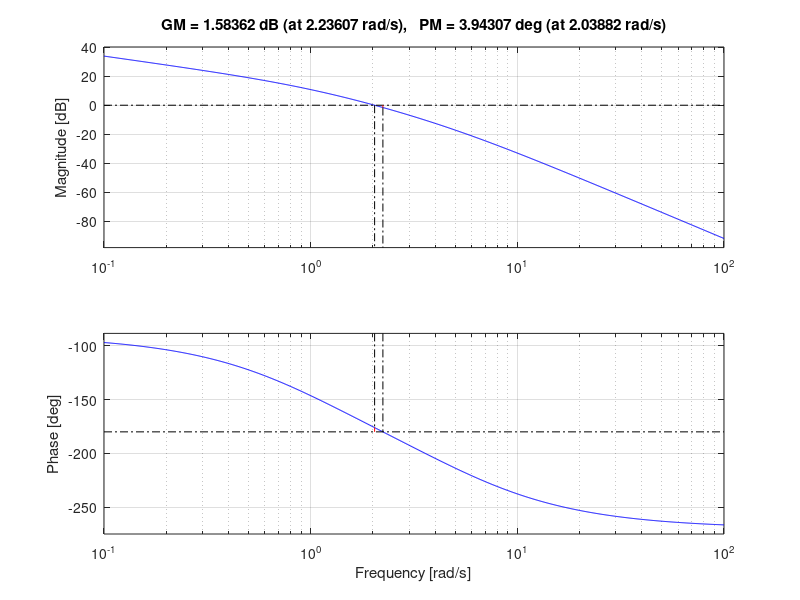

Write MATLAB code to recreate this figure.
clear all
clc
close all

K=2.5;
s = tf('s');
%G0=zpk([],[0,-3,-5],K)%G2=zpk([-3,-5],[2,4],K)

G1=((K*(10))/((s)*(s+1)*(s+5)))
%figure,nyquist(G1)

FiSeg=8.5
FiMax=60-3.94+FiSeg
Beta=((1-sind(FiMax)/(1+sind(FiMax))))
%sys=tf(G)
A=1/sqrt(Beta)
figure,bode(G1)
margin(G1);
%grid
